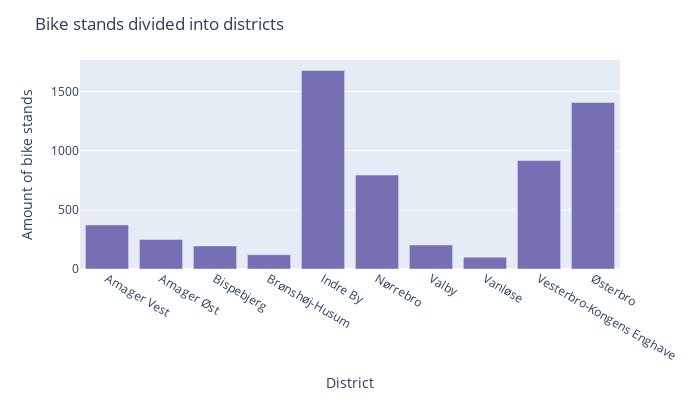

Notebook cell for this chart:
### Code cell
dist_amount = df.groupby("bydel", observed=False).size()
# print(dist_amount)

# fig = plt.figure(figsize = (10, 5))
# plt.bar(dist_amount.index, dist_amount.values)
# plt.xlabel("District")
# plt.ylabel("Amount of bike stands")
# plt.xticks(ticks=range(len(dist_amount.index)), labels=dist_amount.index, rotation=90)
# plt.show()

fig = dist_amount.plot.bar(color_discrete_sequence=[col[2]], width=700, height=400)
fig.update_layout(title="Bike stands divided into districts", yaxis_title="Amount of bike stands", xaxis_title="District", showlegend=False)
fig.show()

### Figure 1 — Plotly figure (JSON) as saved in the notebook; plotly's stock layout.template omitted (floating-point values rounded to 4 significant figures)
{"data": [{"alignmentgroup": "True", "hovertemplate": "variable=0<br>bydel=%{x}<br>value=%{y}<extra></extra>", "legendgroup": "0", "marker": {"color": "rgb(117,112,179)", "pattern": {"shape": ""}}, "name": "0", "offsetgroup": "0", "orientation": "v", "showlegend": true, "textposition": "auto", "type": "bar", "x": ["Amager Vest", "Amager Øst", "Bispebjerg", "Brønshøj-Husum", "Indre By", "Nørrebro", "Valby", "Vanløse", "Vesterbro-Kongens Enghave", "Østerbro"], "xaxis": "x", "y": [372, 249, 195, 121, 1678, 794, 203, 100, 917, 1407], "yaxis": "y"}], "layout": {"barmode": "relative", "height": 400, "legend": {"title": {"text": "variable"}, "tracegroupgap": 0}, "margin": {"t": 60}, "showlegend": false, "title": {"text": "Bike stands divided into districts"}, "width": 700, "xaxis": {"anchor": "y", "domain": [0, 1], "title": {"text": "District"}}, "yaxis": {"anchor": "x", "domain": [0, 1], "title": {"text": "Amount of bike stands"}}}}
